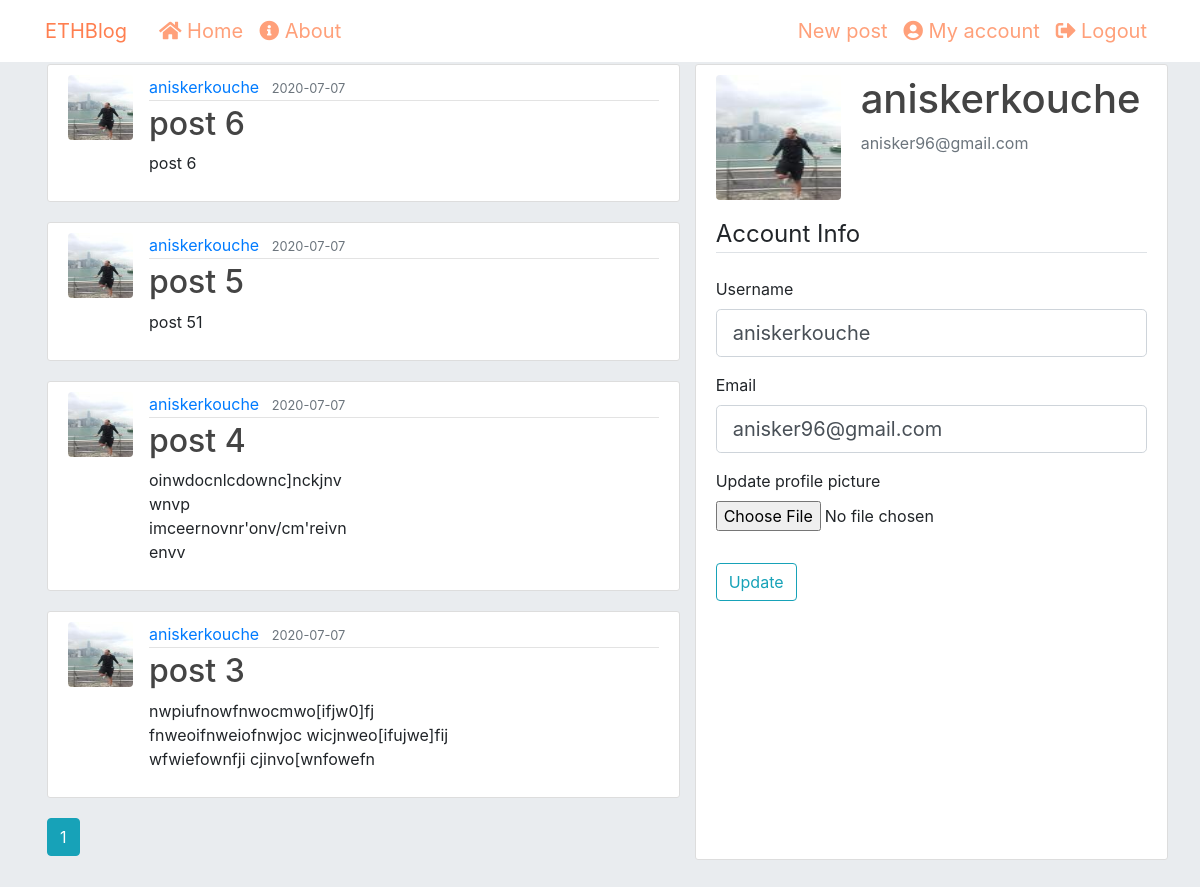
Page /account (signed in) on the earlier database version.
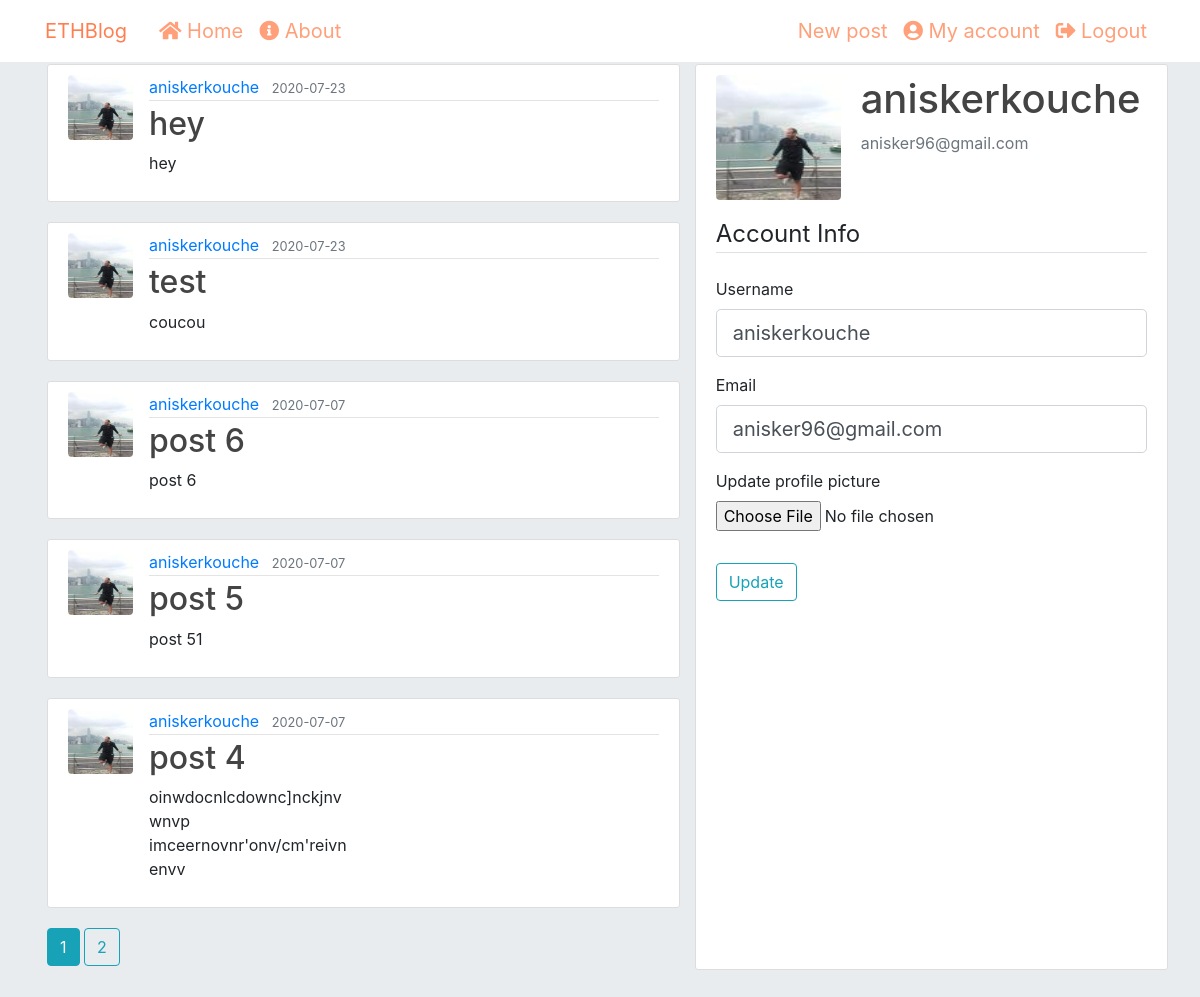
Same page on the later database version.
### ethblog/models.py (models this page shows, shortened)
class Post(db.Model):
	id = db.Column(db.Integer, primary_key=True)
	title = db.Column(db.String(100), nullable=False)
	date_posted = db.Column(db.DateTime, nullable=False, default=datetime.utcnow)
	content = db.Column(db.Text, nullable=False)
	user_id = db.Column(db.Integer, db.ForeignKey('user.id'), nullable=False)

class User(db.Model, UserMixin):
	id = db.Column(db.Integer, primary_key=True)
	username = db.Column(db.String(20), unique=True, nullable=False)
	email = db.Column(db.String(120), unique=True, nullable=False)
	image_file = db.Column(db.String(20), nullable=False, default='default.jpg')
	password = db.Column(db.String(60), nullable=False)
	posts = db.relationship('Post', backref='author', lazy=True)

### ethblog/routes.py (the view)
@app.route("/account", methods=['GET','POST'])
@login_required
def account():
	form = UpdateAccountForm()
	if form.validate_on_submit():
		if form.picture.data:
			picture_file = save_picture(form.picture.data)
			current_user.image_file = picture_file
		current_user.username = form.username.data
		current_user.email = form.email.data
		db.session.commit()
		flash('Your account has been updated!', 'success')
		return redirect(url_for('account'))
	elif request.method == 'GET':
		form.username.data = current_user.username
		form.email.data = current_user.email
	image_file = url_for('static', filename= 'profile_pics/' + current_user.image_file)
	page = request.args.get('page',1, type=int)
	user = User.query.filter_by(username=current_user.username).first_or_404()
	posts = Post.query.filter_by(author=user).order_by(Post.date_posted.desc()).paginate(page = page, per_page=5)
	return render_template('account.html', title = 'Account', image_file= image_file, form = form, posts= posts, user=user)

### ethblog/forms.py (shortened to what this page needs)
class UpdateAccountForm(FlaskForm):
	username = StringField('Username', validators=[DataRequired(), Length(min=2, max=20)])
	email = StringField('Email', validators=[DataRequired(), Email()])
	picture = FileField('Update profile picture', validators=[FileAllowed(['jpg', 'png'])])
	submit = SubmitField('Update')

### ethblog/models.py (called while the page is built)
@login_manager.user_loader
def load_user(user_id):
	return User.query.get(int(user_id))

### ethblog/templates/account.html (shortened to what this page needs)
{% extends "layout.html" %}
{% block content %}
	<div class="row">
		<div class="col-md-7">
		{% for post in posts.items %}
			<article class="media content-section">
			  <img class="rounded article-img" src="{{ url_for('static', filename='profile_pics/' + post.author.image_file) }}">
			  <div class="media-body">
			    <div class="article-metadata">
			      <a class="mr-2" href="{{ url_for('account', username=post.author.username) }}">{{ post.author.username }}</a>
			      <small class="text-muted">{{ post.date_posted.strftime('%Y-%m-%d') }}</small>
			    </div>
			    <h2><a class="article-title" href="{{ url_for('post', post_id= post.id) }}">{{ post.title }}</a></h2>
			    <p class="article-content">{{ post.content }}</p>
			  </div>
			</article>
		{% endfor %}
		{% for page_num in posts.iter_pages(left_edge=1, right_edge=1, left_current=1, right_current=2) %}
			{% if page_num %}
				{% if posts.page == page_num %}
					<a class="btn btn-info mb-4" href="{{ url_for('account', username=user.username, page=page_num) }}"> {{ page_num }} </a>
				{% else %}
					<a class="btn btn-outline-info mb-4" href="{{ url_for('account', username=user.username, page=page_num) }}"> {{ page_num }} </a>
				{% endif %}
			{% else %}
				...
			{% endif %}
		{% endfor %}
		</div>
		<div class="content-section col-md-5">
			  <div class="media">
			    <img class="rounded account-img" src="{{ image_file }}">
			    <div class="media-body">
			      <h2 class="account-heading">{{ current_user.username }}</h2>
			      <p class="text-secondary">{{ current_user.email }}</p>
			    </div>
			  </div>
				<form method="POST" action="" enctype="multipart/form-data">
					<fieldset class="form-group">
						<legend class="border-bottom mb-4"> Account Info</legend>
						<div class="form-group">
							{{ form.username.label(class="form-control-label") }}
							{% if form.username.errors %}
								{{ form.username(class="form-control form-control-lg is-invalid") }}
								<dir class="invalid-feedback">
									{% for error in form.username.errors %}
										<span>{{error}}</span>
									{% endfor %}
								</dir>
							{% else %}
								{{ form.username(class="form-control form-control-lg") }}
							{% endif %}
						</div>
						<div class="form-group">
							{{ form.email.label(class="form-control-label") }}
							{% if form.email.errors %}
								{{ form.email(class="form-control form-control-lg is-invalid") }}
								<dir class="invalid-feedback">
									{% for error in form.email.errors %}
										<span>{{error}}</span>
									{% endfor %}
								</dir>
							{% else %}
								{{ form.email(class="form-control form-control-lg") }}
							{% endif %}
						</div>
						<div class="form-group">
							{{ form.picture.label() }}
							{{ form.picture(class="form-control-file") }}
						</div>
					</fieldset>
					<div class="form-group">
							{{ form.submit(class="btn btn-outline-info") }}
					</div>
			</form>
		</div>
	</div>
{% endblock content %}

### ethblog/templates/layout.html (shortened to what this page needs)
<!DOCTYPE html>
<html>
<head>
    <link rel="stylesheet" href="https://stackpath.bootstrapcdn.com/bootstrap/4.5.0/css/bootstrap.min.css">
    <link rel="stylesheet" href="https://use.fontawesome.com/releases/v5.7.0/css/all.css">
    <link rel="stylesheet" type="text/css" href="{{ url_for('static', filename='main.css') }}">
</head>
<body class="jumbotron jumbotron-image " style="background-image: url(https://scet.berkeley.edu/wp-content/uploads/BCgraphicelement-3.png);background-size: cover;background-repeat: no-repeat;">
	<header class="site-header">
  		<nav class="navbar navbar-expand-md navbar-light bg-white fixed-top" >
    		<div class="container">
            {% if current_user.is_authenticated %}
      			<a class="navbar-brand mr-4" href="/home" style="color:#FF7F50;"><span class="bubble">ETHBlog</span></a>
            {% else %}
            <a class="navbar-brand mr-4" style="color:#FF7F50;"><span class="bubble">ETHBlog</span></a>
            {% endif %}
      			<div class="collapse navbar-collapse" id="navbarToggle">
        			<div class="navbar-nav mr-auto">
                {% if current_user.is_authenticated %}
                    <a class="nav-item nav-link" href="{{ url_for('home') }}" style="color:#FFA07A; font-size:20px;"><i class="fas fa-home"></i> Home</a>
                {% endif %}
          			<a class="nav-item nav-link" href="{{ url_for('about') }}" style="color:#FFA07A;font-size:20px;"><i class="fas fa-info-circle"></i> About</a>
        			</div>
        			<div class="navbar-nav">
                  {% if current_user.is_authenticated %}
                    <a class="nav-item nav-link" href="{{ url_for('new_post') }}" style="color:#FFA07A;font-size:20px;">New post</a>
                    <a class="nav-item nav-link" href="{{ url_for('account') }}" style="color:#FFA07A; font-size:20px;"><i class="fa fa-user-circle" ></i> My account</a>
                    <a class="nav-item nav-link" href="{{ url_for('logout') }}" style="color:#FFA07A; font-size:20px;"><i class="fas fa-sign-out-alt"></i> Logout</a>
                  {% else %}
          				  <a class="nav-item nav-link" href="{{ url_for('login') }}" style="color:#FFA07A; font-size:20px;"><i class="fas fa-sign-in-alt"></i> Login</a>
          				  <a class="nav-item nav-link" href="{{ url_for('register') }}" style="color:#FFA07A;font-size:20px;">Register</a>
                  {% endif %}
        			</div>
      			</div>
    		</div>
  		</nav>
	</header>
	<main role="main" class="container">
  		<div class="row" >
    		<div class="col-md-12" >
      			{% block content %}{% endblock %}
    		</div>
	</main>
</body>
</html>

### ethblog/static/main.css (style rules this page uses)
.jumbotron-image { background-image:url("https://images.unsplash.com/photo-1552152974-19b9caf99137?fit=crop&w=1350&q=80") center center; background-size: cover; background-repeat: no-repeat; }
h1, h2, h3, h4, h5, h6 { color: #444444; }
.site-header .navbar-nav .nav-link { color: #cbd5db; }
.content-section { background: #ffffff; padding: 10px 20px; border: 1px solid #dddddd; border-radius: 3px; margin-bottom: 20px; }
.article-title { color: #444444; }
.article-content { white-space: pre-line; }
.article-img { height: 65px; width: 65px; margin-right: 16px; }
.article-metadata { padding-bottom: 1px; margin-bottom: 4px; border-bottom: 1px solid #e3e3e3 }
.account-img { height: 125px; width: 125px; margin-right: 20px; margin-bottom: 16px; }
.account-heading { font-size: 2.5rem; }

Differences in the rows shown:
no longer on this page (row unchanged): Post: image_file (picture), author.username "aniskerkouche", date_posted "2020-07-07", title "post 3", content "nwpiufnowfnwocmwo[ifjw0]fj fnweoifnweiofnwjoc wicjnweo[ifujwe]fij wfwiefownfji cjinvo[wnfowefn"
added Post: image_file (picture), author.username "aniskerkouche", date_posted "2020-07-23", title "hey", content "hey"
added Post: image_file (picture), author.username "aniskerkouche", date_posted "2020-07-23", title "test", content "coucou"
Other differences:
new list line: "2"
